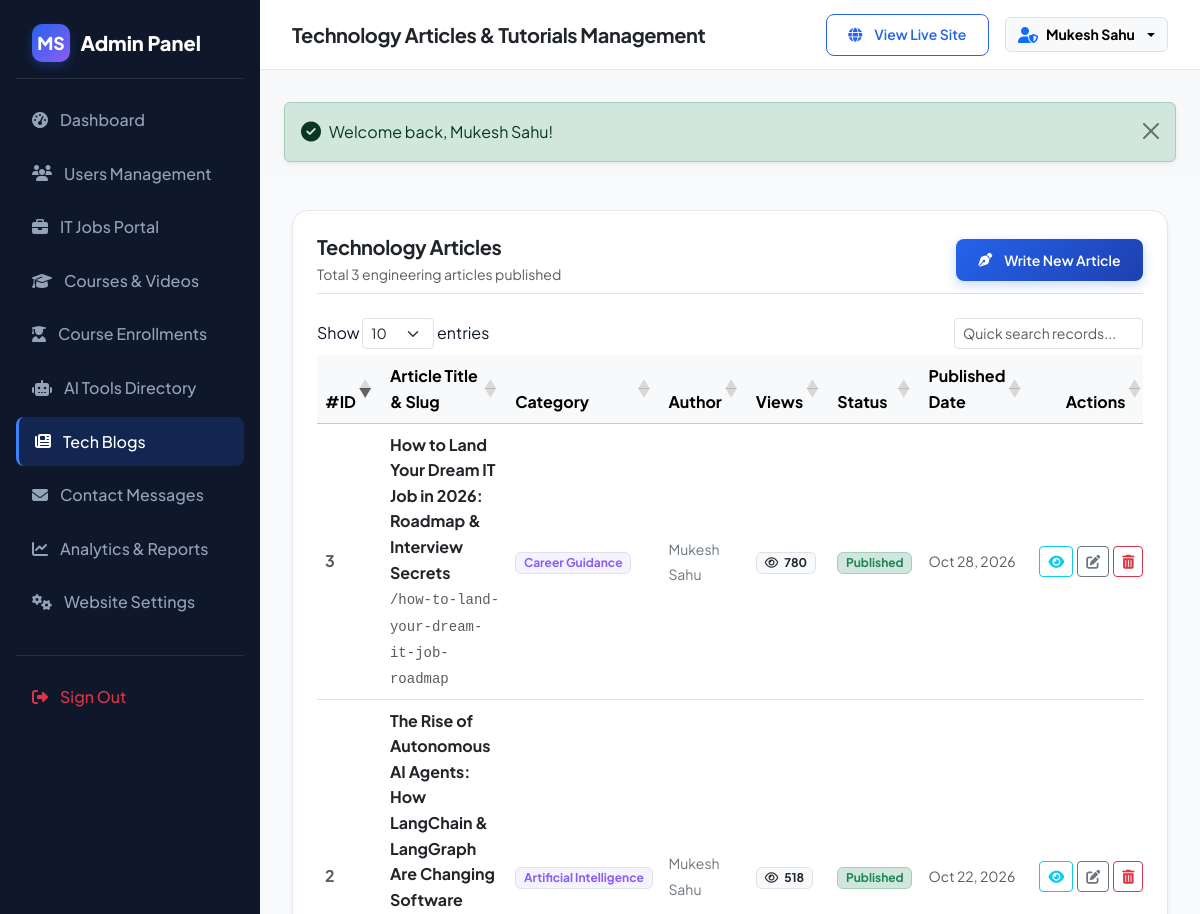
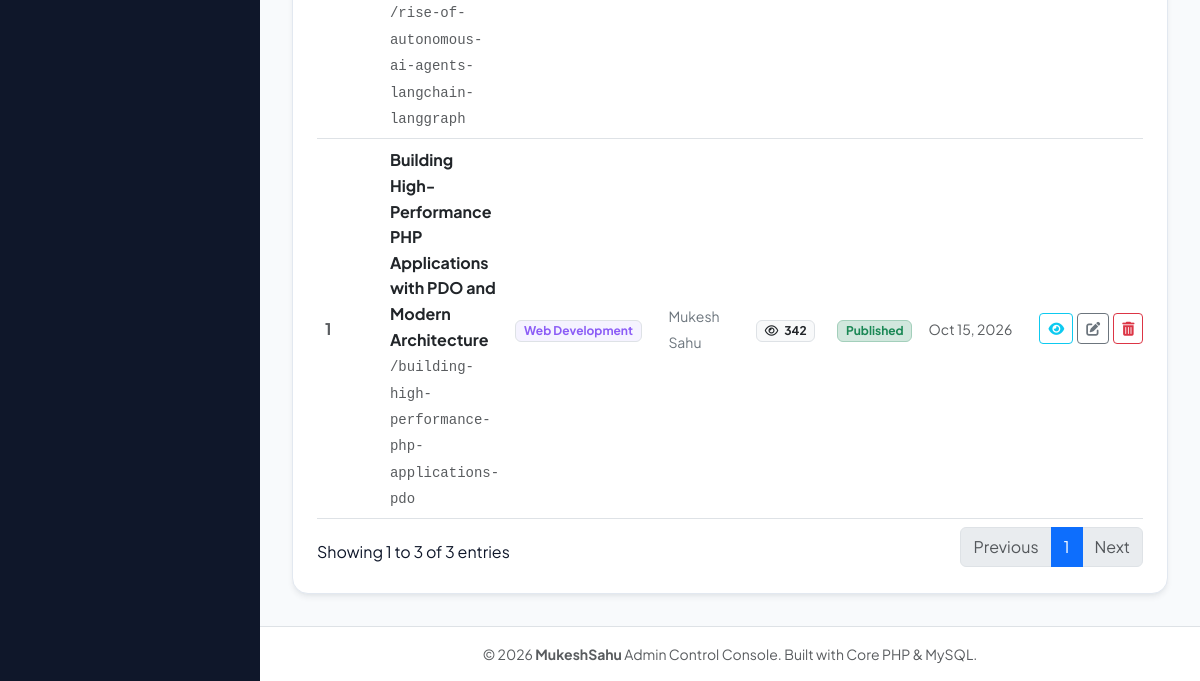
/admin/blogs/index.php (signed in), run on an earlier commit of the app's database (2 pictures, top to bottom).
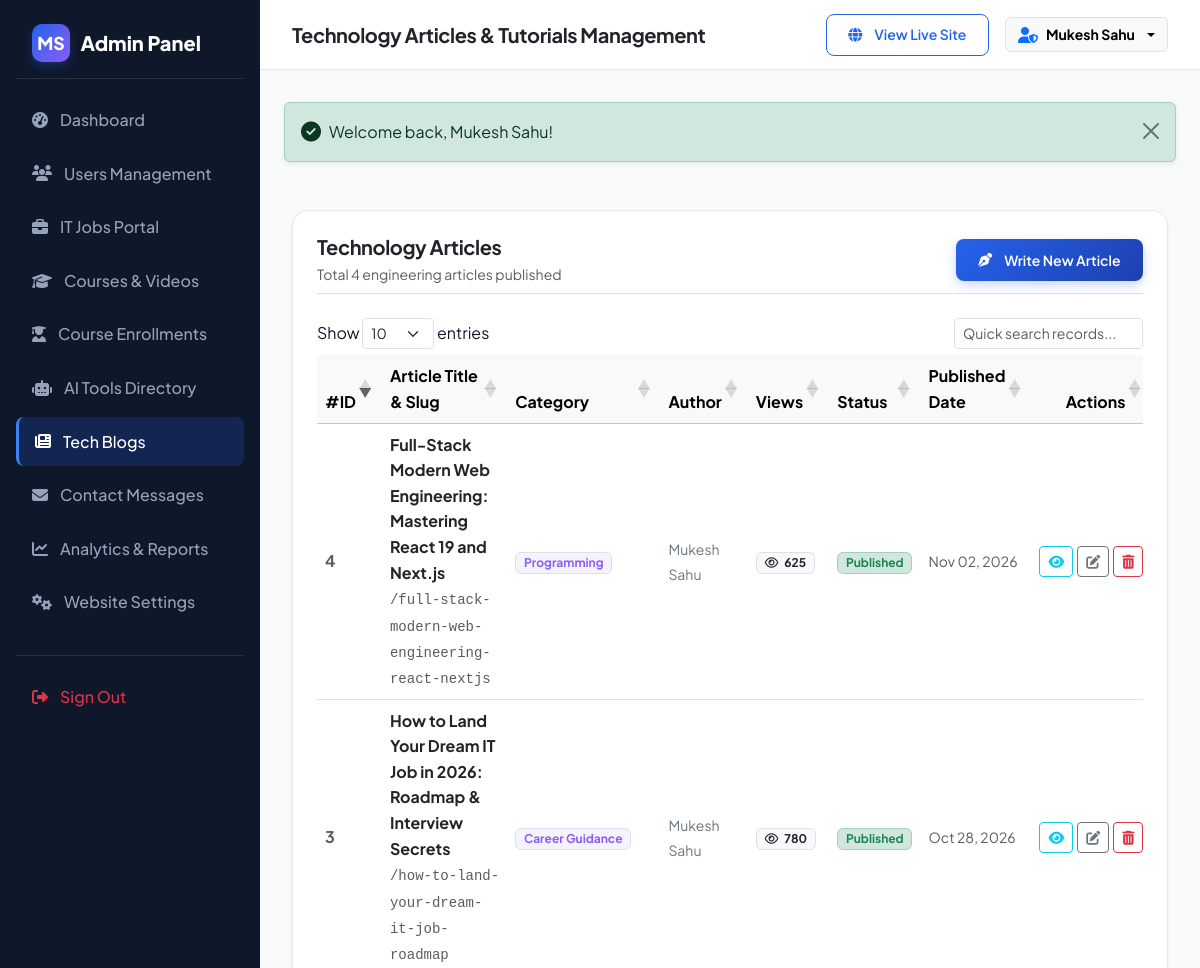
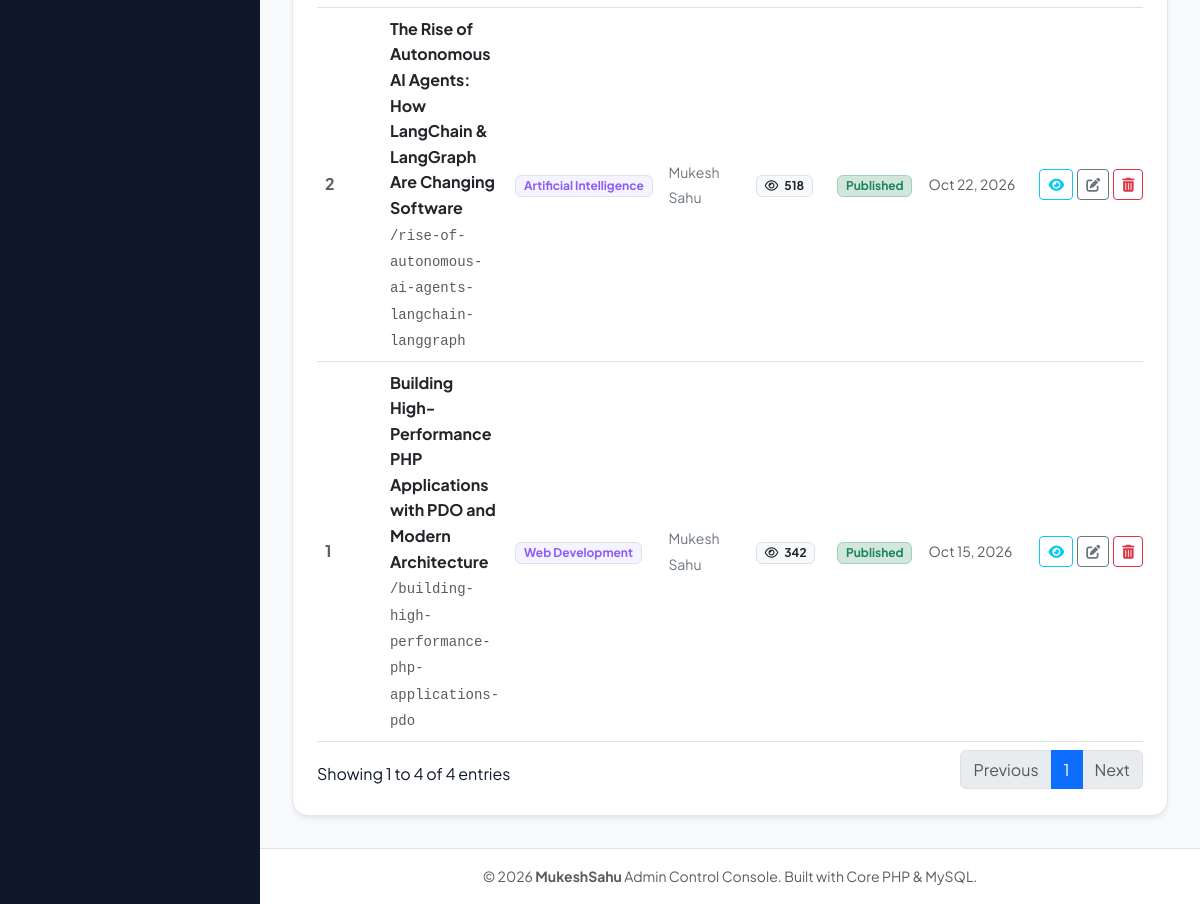
And on a later commit of the database (2 pictures, top to bottom).
### tables this page shows
CREATE TABLE `blogs` (
    `id` INT UNSIGNED AUTO_INCREMENT PRIMARY KEY,
    `category_id` INT UNSIGNED NOT NULL,
    `author_id` INT UNSIGNED NULL,
    `title` VARCHAR(255) NOT NULL,
    `slug` VARCHAR(255) NOT NULL UNIQUE,
    `featured_image` VARCHAR(255) NULL,
    `excerpt` TEXT NULL,
    `content` LONGTEXT NOT NULL,
    `meta_title` VARCHAR(255) NULL,
    `meta_description` VARCHAR(350) NULL,
    `views_count` INT UNSIGNED NOT NULL DEFAULT 0,
    `status` ENUM('published', 'draft', 'archived') NOT NULL DEFAULT 'published',
    `published_at` DATETIME NULL,
    `created_at` TIMESTAMP DEFAULT CURRENT_TIMESTAMP,
    `updated_at` TIMESTAMP DEFAULT CURRENT_TIMESTAMP ON UPDATE CURRENT_TIMESTAMP,
    CONSTRAINT `fk_blogs_category` FOREIGN KEY (`category_id`) REFERENCES `blog_categories` (`id`) ON DELETE RESTRICT,
    CONSTRAINT `fk_blogs_author` FOREIGN KEY (`author_id`) REFERENCES `users` (`id`) ON DELETE SET NULL,
    INDEX `idx_blogs_status` (`status`)
);

CREATE TABLE `blog_categories` (
    `id` INT UNSIGNED AUTO_INCREMENT PRIMARY KEY,
    `name` VARCHAR(100) NOT NULL,
    `slug` VARCHAR(120) NOT NULL UNIQUE,
    `description` TEXT NULL,
    `status` ENUM('active', 'inactive') NOT NULL DEFAULT 'active',
    `created_at` TIMESTAMP DEFAULT CURRENT_TIMESTAMP
);

CREATE TABLE `users` (
    `id` INT UNSIGNED AUTO_INCREMENT PRIMARY KEY,
    `role_id` INT UNSIGNED NOT NULL DEFAULT 3,
    `name` VARCHAR(120) NOT NULL,
    `email` VARCHAR(150) NOT NULL UNIQUE,
    `mobile` VARCHAR(20) NOT NULL,
    `password` VARCHAR(255) NOT NULL,
    `status` ENUM('active', 'inactive', 'banned') NOT NULL DEFAULT 'active',
    `is_email_verified` TINYINT(1) NOT NULL DEFAULT 1,
    `remember_token` VARCHAR(100) NULL,
    `failed_login_attempts` INT UNSIGNED NOT NULL DEFAULT 0,
    `locked_until` DATETIME NULL,
    `last_login_at` DATETIME NULL,
    `created_at` TIMESTAMP DEFAULT CURRENT_TIMESTAMP,
    `updated_at` TIMESTAMP DEFAULT CURRENT_TIMESTAMP ON UPDATE CURRENT_TIMESTAMP,
    CONSTRAINT `fk_users_role` FOREIGN KEY (`role_id`) REFERENCES `user_roles` (`id`) ON DELETE RESTRICT
);

### admin/blogs/index.php (the view, shortened to what this page needs)
<?php
require_once __DIR__ . '/../includes/header.php';
$db = get_db();
$stmt = $db->query("
    SELECT b.*, cat.name AS category_name, u.name AS author_name
    FROM blogs b
    JOIN blog_categories cat ON b.category_id = cat.id
    LEFT JOIN users u ON b.author_id = u.id
    ORDER BY b.id DESC
");
$blogs = $stmt->fetchAll();
?>
<div class="custom-card p-4">
    <div class="d-flex flex-column flex-sm-row justify-content-between align-items-sm-center mb-4 pb-2 border-bottom gap-3">
        <div>
            <h4 class="fs-5 fw-bold text-dark mb-1">Technology Articles</h4>
            <p class="text-muted small mb-0">Total <?= count($blogs) ?> engineering articles published</p>
        </div>
        <a href="<?= ADMIN_URL ?>/blogs/add.php" class="btn btn-primary-custom btn-sm">
            <i class="fa-solid fa-pen-nib me-1"></i> Write New Article
        </a>
    </div>
    <div class="table-responsive">
        <table class="table table-hover align-middle datatable w-100">
            <thead class="table-light">
                <tr>
                    <th style="width: 50px;">#ID</th>
                    <th>Article Title & Slug</th>
                    <th>Category</th>
                    <th>Author</th>
                    <th>Views</th>
                    <th>Status</th>
                    <th>Published Date</th>
                    <th class="text-end">Actions</th>
                </tr>
            </thead>
            <tbody>
                <?php foreach ($blogs as $b): ?>
                    <tr>
                        <td class="fw-bold text-muted"><?= $b['id'] ?></td>
                        <td>
                            <div class="fw-bold text-dark">
                                <a href="<?= APP_URL ?>/blog-detail.php?slug=<?= e($b['slug']) ?>" target="_blank" class="text-dark hover-primary">
                                    <?= e($b['title']) ?>
                                </a>
                            </div>
                            <span class="small text-muted font-monospace">/<?= e($b['slug']) ?></span>
                        </td>
                        <td>
                            <span class="badge bg-purple-subtle text-purple border small" style="background-color: var(--accent-purple-light); color: var(--accent-purple);">
                                <?= e($b['category_name']) ?>
                            </span>
                        </td>
                        <td>
                            <span class="small text-secondary"><?= e($b['author_name'] ?? 'Mukesh Sahu') ?></span>
                        </td>
                        <td>
                            <span class="badge bg-light text-dark border"><i class="fa-regular fa-eye me-1"></i> <?= (int)$b['views_count'] ?></span>
                        </td>
                        <td>
                            <?php if ($b['status'] === 'published'): ?>
                                <span class="badge bg-success-subtle text-success border border-success-subtle">Published</span>
                            <?php elseif ($b['status'] === 'draft'): ?>
                                <span class="badge bg-secondary-subtle text-secondary border">Draft</span>
                            <?php else: ?>
                                <span class="badge bg-warning-subtle text-warning border">Archived</span>
                            <?php endif; ?>
                        </td>
                        <td>
                            <span class="small text-muted"><?= format_date($b['published_at']) ?></span>
                        </td>
                        <td class="text-end">
                            <div class="d-flex justify-content-end gap-1">
                                <a href="<?= APP_URL ?>/blog-detail.php?slug=<?= e($b['slug']) ?>" target="_blank" class="btn btn-sm btn-outline-info" title="View Live Article">
                                    <i class="fa-solid fa-eye"></i>
                                </a>
                                <a href="<?= ADMIN_URL ?>/blogs/edit.php?id=<?= $b['id'] ?>" class="btn btn-sm btn-outline-secondary" title="Edit Article">
                                    <i class="fa-solid fa-pen-to-square"></i>
                                </a>
                                <a href="<?= ADMIN_URL ?>/blogs/index.php?action=delete&id=<?= $b['id'] ?>&token=<?= csrf_token() ?>" class="btn btn-sm btn-outline-danger" title="Delete Article" onclick="return confirm('Delete this blog post permanently?');">
                                    <i class="fa-solid fa-trash-can"></i>
                                </a>
                            </div>
                        </td>
                    </tr>
                <?php endforeach; ?>
            </tbody>
        </table>
    </div>
</div>
<?php require_once __DIR__ . '/../includes/footer.php'; ?>

What changed in the data, as far as the page shows it:
added blogs: id "4", title "Full-Stack Modern Web Engineering: Mastering React 19 and Next.js", slug "full-stack-modern-web-engineering-react-nextjs", category.name "Programming", author.name "Mukesh Sahu", views_count "625", status "Published", published_at "Nov 02, 2026"
Also different on the page:
count($blogs): "3" → "4"
text written by a page script: "Show entries Showing 1 to 3 of 3 entries Previous 1 Next" → "Show entries Showing 1 to 4 of 4 entries Previous 1 Next"
